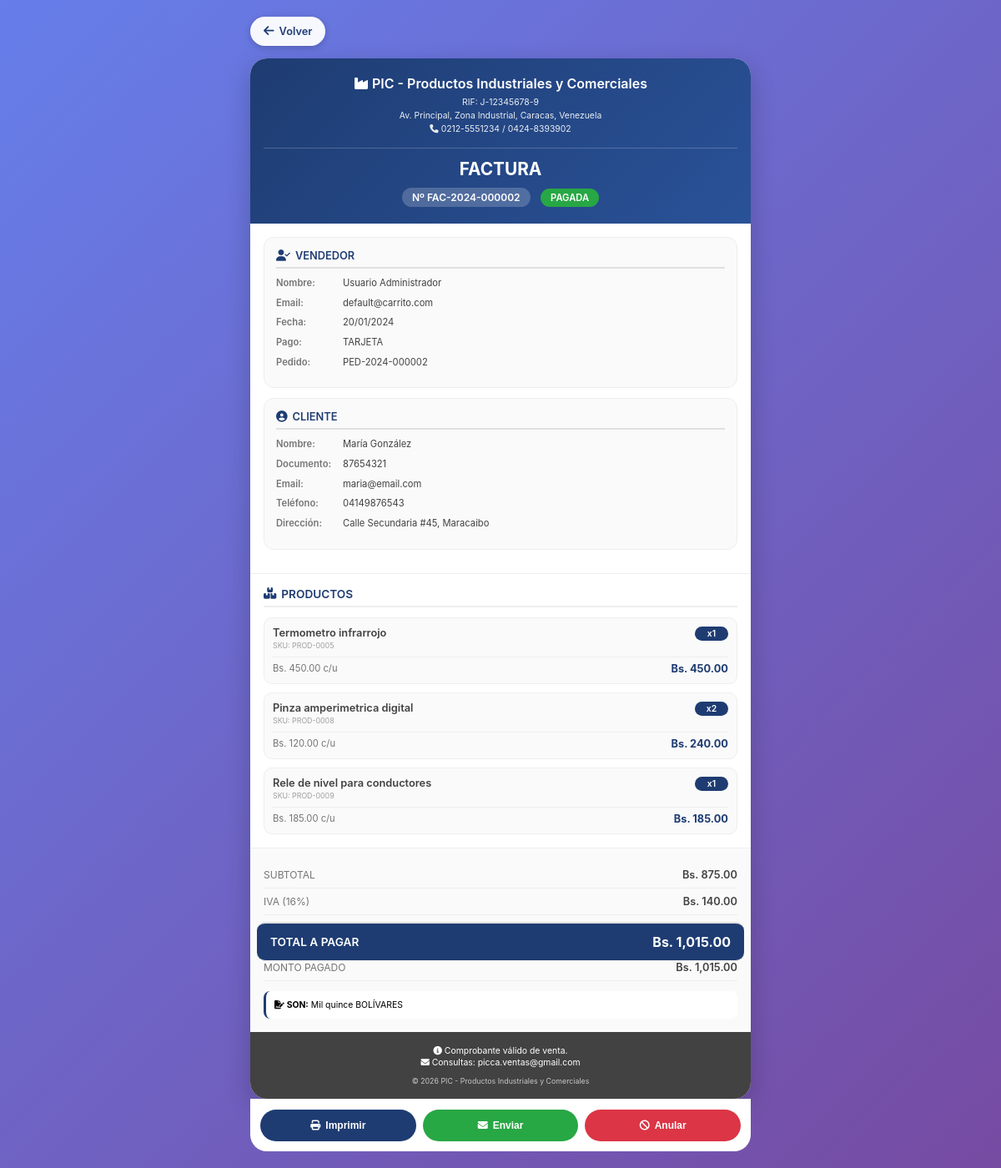
The page /facturacion/ver_factura.php?id=2 (signed in) on the database as committed earlier.
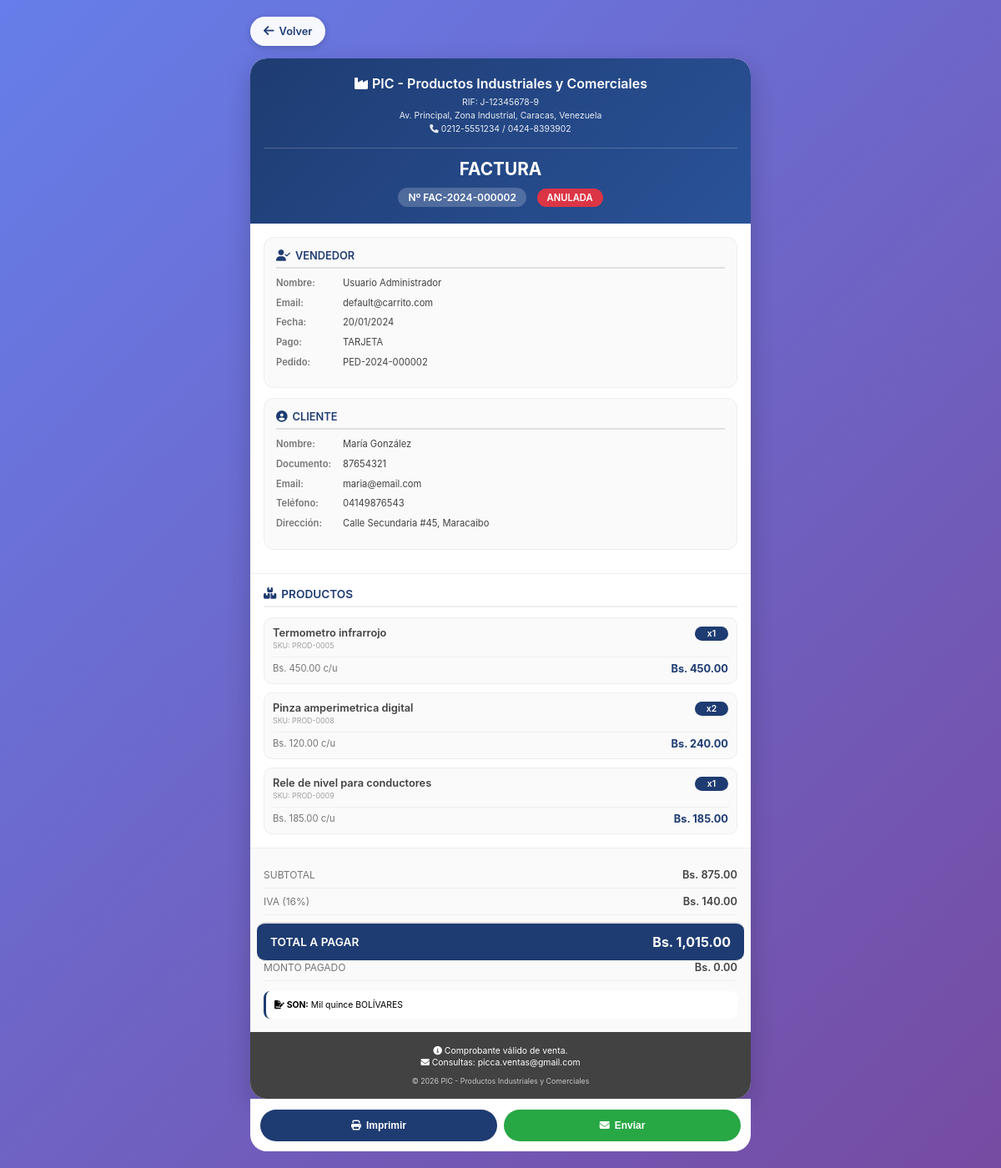
The same page on the database as committed later.
### tables this page shows
CREATE TABLE `facturas` (
  `id` int NOT NULL AUTO_INCREMENT,
  `numero_factura` varchar(50) NOT NULL,
  `cliente_id` int NOT NULL,
  `pedido_id` int DEFAULT NULL,
  `fecha_emision` date NOT NULL,
  `fecha_vencimiento` date NOT NULL,
  `subtotal` decimal(12,2) NOT NULL,
  `iva` decimal(12,2) NOT NULL DEFAULT '0.00',
  `total` decimal(12,2) NOT NULL,
  `metodo_pago` enum('efectivo','tarjeta','transferencia','cheque','paypal','débito') DEFAULT 'efectivo',
  `estado` enum('pendiente','pagada','anulada','vencida') DEFAULT 'pendiente',
  `usuario_id` int NOT NULL,
  `created_at` datetime DEFAULT CURRENT_TIMESTAMP,
  `updated_at` datetime DEFAULT CURRENT_TIMESTAMP ON UPDATE CURRENT_TIMESTAMP,
  PRIMARY KEY (`id`),
  UNIQUE KEY `numero_factura` (`numero_factura`),
  KEY `fk_facturas_cliente` (`cliente_id`),
  KEY `fk_facturas_usuario` (`usuario_id`),
  KEY `idx_facturas_pedido` (`pedido_id`),
  KEY `idx_facturas_pedido_fecha` (`pedido_id`,`fecha_emision`),
  CONSTRAINT `fk_facturas_cliente` FOREIGN KEY (`cliente_id`) REFERENCES `clientes` (`id`),
  CONSTRAINT `fk_facturas_pedido` FOREIGN KEY (`pedido_id`) REFERENCES `pedidos` (`id`) ON DELETE SET NULL,
  CONSTRAINT `fk_facturas_usuario` FOREIGN KEY (`usuario_id`) REFERENCES `users` (`id`)
);

CREATE TABLE `users` (
  `id` int NOT NULL AUTO_INCREMENT,
  `nombre` varchar(100) NOT NULL,
  `correo` varchar(100) NOT NULL,
  `password` varchar(255) NOT NULL,
  `direccion` varchar(255) DEFAULT NULL,
  `estado` varchar(20) DEFAULT 'activo',
  `cedula` varchar(20) DEFAULT NULL,
  `telefono` varchar(20) DEFAULT NULL,
  `foto_perfil` varchar(255) DEFAULT NULL,
  `rol` varchar(20) DEFAULT 'usuario',
  `is_active` tinyint(1) DEFAULT '1',
  `email_verified` tinyint(1) DEFAULT '0',
  `verification_token` varchar(255) DEFAULT NULL,
  `last_login` datetime DEFAULT NULL,
  `created_at` timestamp NULL DEFAULT CURRENT_TIMESTAMP,
  PRIMARY KEY (`id`),
  UNIQUE KEY `correo` (`correo`),
  UNIQUE KEY `cedula` (`cedula`),
  KEY `idx_users_estado` (`estado`)
);

CREATE TABLE `pedidos` (
  `id` int NOT NULL AUTO_INCREMENT,
  `usuario_id` int NOT NULL,
  `numero_pedido` varchar(50) NOT NULL,
  `total` decimal(10,2) NOT NULL DEFAULT '0.00',
  `subtotal` decimal(10,2) NOT NULL DEFAULT '0.00',
  `iva` decimal(10,2) NOT NULL DEFAULT '0.00',
  `descuento` decimal(10,2) DEFAULT '0.00',
  `metodo_pago` enum('transferencia','pago_movil','efectivo','tarjeta','zelle','paypal') NOT NULL,
  `estado` enum('pendiente','procesando','facturado','completado','cancelado','rechazado') DEFAULT 'pendiente',
  `direccion_entrega` text,
  `ciudad` varchar(100) DEFAULT NULL,
  `telefono_contacto` varchar(20) DEFAULT NULL,
  `nombre_receptor` varchar(100) DEFAULT NULL,
  `fecha_entrega` date DEFAULT NULL,
  `referencia_pago` varchar(100) DEFAULT NULL,
  `comprobante_pago` varchar(255) DEFAULT NULL,
  `observaciones` text,
  `notas_internas` text,
  `created_at` timestamp NULL DEFAULT CURRENT_TIMESTAMP,
  `updated_at` timestamp NULL DEFAULT CURRENT_TIMESTAMP ON UPDATE CURRENT_TIMESTAMP,
  `fecha_facturacion` datetime DEFAULT NULL,
  `usuario_procesa_id` int DEFAULT NULL,
  PRIMARY KEY (`id`),
  UNIQUE KEY `numero_pedido` (`numero_pedido`),
  KEY `fk_pedidos_usuario_procesa` (`usuario_procesa_id`),
  KEY `idx_usuario_id` (`usuario_id`),
  KEY `idx_numero_pedido` (`numero_pedido`),
  KEY `idx_estado` (`estado`),
  KEY `idx_pedidos_fecha` (`created_at`),
  KEY `idx_pedidos_estado_fecha` (`estado`,`created_at`),
  CONSTRAINT `fk_pedidos_usuario` FOREIGN KEY (`usuario_id`) REFERENCES `users` (`id`) ON DELETE CASCADE,
  CONSTRAINT `fk_pedidos_usuario_procesa` FOREIGN KEY (`usuario_procesa_id`) REFERENCES `admin_users` (`id`) ON DELETE SET NULL
);

CREATE TABLE `clientes` (
  `id` int NOT NULL AUTO_INCREMENT,
  `tipo_documento` enum('cedula','ruc','pasaporte','dni') DEFAULT 'cedula',
  `documento` varchar(20) NOT NULL,
  `nombre` varchar(100) NOT NULL,
  `email` varchar(100) NOT NULL,
  `telefono` varchar(20) DEFAULT NULL,
  `direccion` text,
  `ciudad` varchar(50) DEFAULT NULL,
  `estado` enum('activo','inactivo','moroso') DEFAULT 'activo',
  `fecha_registro` datetime DEFAULT CURRENT_TIMESTAMP,
  PRIMARY KEY (`id`),
  UNIQUE KEY `documento` (`documento`)
);

### facturacion/ver_factura.php (the view, shortened to what the changed rows need)
<?php
$host = 'localhost';
$dbname = 'carrito_db';
$username = 'root';
$password = '';
try {
    $pdo = new PDO("mysql:host=$host;dbname=$dbname;charset=utf8", $username, $password);
    $pdo->setAttribute(PDO::ATTR_ERRMODE, PDO::ERRMODE_EXCEPTION);
    $pdo->setAttribute(PDO::ATTR_DEFAULT_FETCH_MODE, PDO::FETCH_ASSOC);
    $pdo->exec("SET time_zone = '-04:00'");
} catch (PDOException $e) {
    die("Error de conexión: " . htmlspecialchars($e->getMessage()));
}
$factura_id = $_GET['id'] ?? 0;
try {
    $stmt = $pdo->prepare("
        SELECT f.*,
               c.nombre as cliente_nombre,
               c.documento as cliente_documento,
               c.email as cliente_email,
               c.telefono as cliente_telefono,
               c.direccion as cliente_direccion,
               c.ciudad as cliente_ciudad,
               u.nombre as vendedor_nombre,
               u.correo as vendedor_email,
               p.numero_pedido,
               p.metodo_pago as pedido_metodo_pago,
               p.created_at as fecha_pedido,
               p.notas_internas as pedido_notas,
               p.observaciones
        FROM facturas f
        LEFT JOIN clientes c ON f.cliente_id = c.id
        LEFT JOIN users u ON f.usuario_id = u.id
        LEFT JOIN pedidos p ON f.pedido_id = p.id
        WHERE f.id = ?
    ");
    $stmt->execute([$factura_id]);
    $factura = $stmt->fetch();
    $metodo_pago_real = $factura['metodo_pago'];
    if (!empty($factura['pedido_metodo_pago']) && $factura['pedido_metodo_pago'] !== 'transferencia') {
        $metodo_pago_real = $factura['pedido_metodo_pago'];
    }
    $total_pagado = ($factura['estado'] === 'pagada') ? $factura['total'] : 0;
    $es_admin = isset($_SESSION['user_rol']) && ($_SESSION['user_rol'] === 'admin' || $_SESSION['user_rol'] === 'superadmin');
    $viene_de_admin = isset($_GET['admin']) && $_GET['admin'] === 'true';
    $mostrar_acciones = $es_admin || $viene_de_admin;
} catch (PDOException $e) {
    die("Error: " . htmlspecialchars($e->getMessage()));
}
function getMetodoPagoLegible($metodo) {
    $metodo = strtolower(trim($metodo));
    $mapa = [
        'efectivo' => 'EFECTIVO',
        'transferencia' => 'TRANSFERENCIA',
        'transferencia_bancaria' => 'TRANSFERENCIA',
        'pago_movil' => 'PAGO MÓVIL',
        'pago movil' => 'PAGO MÓVIL',
        'mixto' => 'MIXTO',
        'tarjeta' => 'TARJETA',
        'paypal' => 'PAYPAL',
        'zelle' => 'ZELLE',
        'cheque' => 'CHEQUE'
    ];
    return $mapa[$metodo] ?? strtoupper($metodo);
}
function numeroALetras($numero) {
    $formatter = new NumberFormatter("es", NumberFormatter::SPELLOUT);
    $entero = floor($numero);
    $decimal = round(($numero - $entero) * 100);
    $texto = ucfirst($formatter->format($entero)) . " BOLÍVARES";
    return $texto;
}
function formatearFecha($fecha) {
    return date('d/m/Y', strtotime($fecha));
}
function getEstadoBadge($estado) {
    $estados = [
        'pagada' => ['class' => 'success', 'text' => 'PAGADA'],
        'pendiente' => ['class' => 'warning', 'text' => 'PENDIENTE'],
        'anulada' => ['class' => 'danger', 'text' => 'ANULADA']
    ];
    $estado_key = strtolower($estado);
    $info = $estados[$estado_key] ?? ['class' => 'secondary', 'text' => strtoupper($estado)];
    return '<span class="badge badge-' . $info['class'] . '">' . $info['text'] . '</span>';
}
$metodo_pago_mostrar = getMetodoPagoLegible($metodo_pago_real);
$empresa_nombre = "PIC - Productos Industriales y Comerciales";
?>
<!DOCTYPE html>
<html lang="es">
<head>
    <link rel="stylesheet" href="https://cdnjs.cloudflare.com/ajax/libs/font-awesome/6.4.0/css/all.min.css">
</head>
<body>
    <div class="invoice-container">
        <div class="invoice">
            <div class="invoice-header">
                <div class="company-info">
                    <h1><i class="fas fa-industry"></i> <?php echo htmlspecialchars($empresa_nombre); ?></h1>
                </div>
                <div class="invoice-title">
                    <h2>FACTURA</h2>
                    <div>
                        <span class="invoice-number">Nº <?php echo htmlspecialchars($factura['numero_factura']); ?></span>
                        <?php echo getEstadoBadge($factura['estado']); ?>
                    </div>
                </div>
            </div>
            <div class="info-sections">
                <div class="info-block">
                    <div class="info-row">
                        <span class="info-label">Nombre:</span>
                        <span class="info-value"><?php echo htmlspecialchars($factura['vendedor_nombre'] ?? 'Sistema'); ?></span>
                    </div>
                    <div class="info-row">
                        <span class="info-label">Email:</span>
                        <span class="info-value"><?php echo htmlspecialchars($factura['vendedor_email'] ?? 'No especificado'); ?></span>
                    </div>
                    <div class="info-row">
                        <span class="info-label">Fecha:</span>
                        <span class="info-value"><?php echo formatearFecha($factura['fecha_emision']); ?></span>
                    </div>
                    <div class="info-row">
                        <span class="info-label">Pago:</span>
                        <span class="info-value"><?php echo $metodo_pago_mostrar; ?></span>
                    </div>
                    <?php if (!empty($factura['numero_pedido'])): ?>
                    <div class="info-row">
                        <span class="info-label">Pedido:</span>
                        <span class="info-value"><?php echo htmlspecialchars($factura['numero_pedido']); ?></span>
                    </div>
                    <?php endif; ?>
                </div>
                <div class="info-block">
                    <div class="info-row">
                        <span class="info-label">Nombre:</span>
                        <span class="info-value"><?php echo htmlspecialchars($factura['cliente_nombre'] ?? 'No especificado'); ?></span>
                    </div>
                    <div class="info-row">
                        <span class="info-label">Documento:</span>
                        <span class="info-value"><?php echo htmlspecialchars($factura['cliente_documento'] ?? 'No especificado'); ?></span>
                    </div>
                    <div class="info-row">
                        <span class="info-label">Email:</span>
                        <span class="info-value"><?php echo htmlspecialchars($factura['cliente_email'] ?? 'No especificado'); ?></span>
                    </div>
                    <div class="info-row">
                        <span class="info-label">Teléfono:</span>
                        <span class="info-value"><?php echo htmlspecialchars($factura['cliente_telefono'] ?? 'No especificado'); ?></span>
                    </div>
                    <div class="info-row">
                        <span class="info-label">Dirección:</span>
                        <span class="info-value"><?php echo htmlspecialchars($factura['cliente_direccion'] ?? 'No especificada'); ?></span>
                    </div>
                </div>
            </div>
            <div class="totals-section">
                <div class="total-line">
                    <span>SUBTOTAL</span>
                    <span>Bs. <?php echo number_format($factura['subtotal'] ?? 0, 2); ?></span>
                </div>
                <div class="total-line">
                    <span>IVA (16%)</span>
                    <span>Bs. <?php echo number_format($factura['iva'] ?? 0, 2); ?></span>
                </div>
                <div class="total-line grand-total">
                    <span>TOTAL A PAGAR</span>
                    <span>Bs. <?php echo number_format($factura['total'] ?? 0, 2); ?></span>
                </div>
                <div class="total-line">
                    <span>MONTO PAGADO</span>
                    <span>Bs. <?php echo number_format($total_pagado, 2); ?></span>
                </div>
                <div class="amount-words">
                    <i class="fas fa-file-signature"></i> <strong>SON:</strong> <?php echo numeroALetras($factura['total'] ?? 0); ?>
                </div>
            </div>
        </div>
        <?php if ($mostrar_acciones): ?>
        <div class="action-buttons">
            <button onclick="window.print()" class="btn btn-primary">
                <i class="fas fa-print"></i> Imprimir
            </button>
            <button onclick="enviarPorCorreo(<?php echo $factura_id; ?>)" class="btn btn-success">
                <i class="fas fa-envelope"></i> Enviar
            </button>
            <?php if ($factura['estado'] !== 'anulada'): ?>
            <button onclick="anularFactura(<?php echo $factura_id; ?>)" class="btn btn-danger">
                <i class="fas fa-ban"></i> Anular
            </button>
            <?php endif; ?>
        </div>
        <?php endif; ?>
    </div>
</body>
</html>

Rows that differ between the two databases and show on the page:
changed facturas "Mil quince BOLÍVARES": estado "PAGADA" → "ANULADA"; estado "1,015.00" → "0.00"
Other text that changed with them:
text no longer shown: "Anular"
